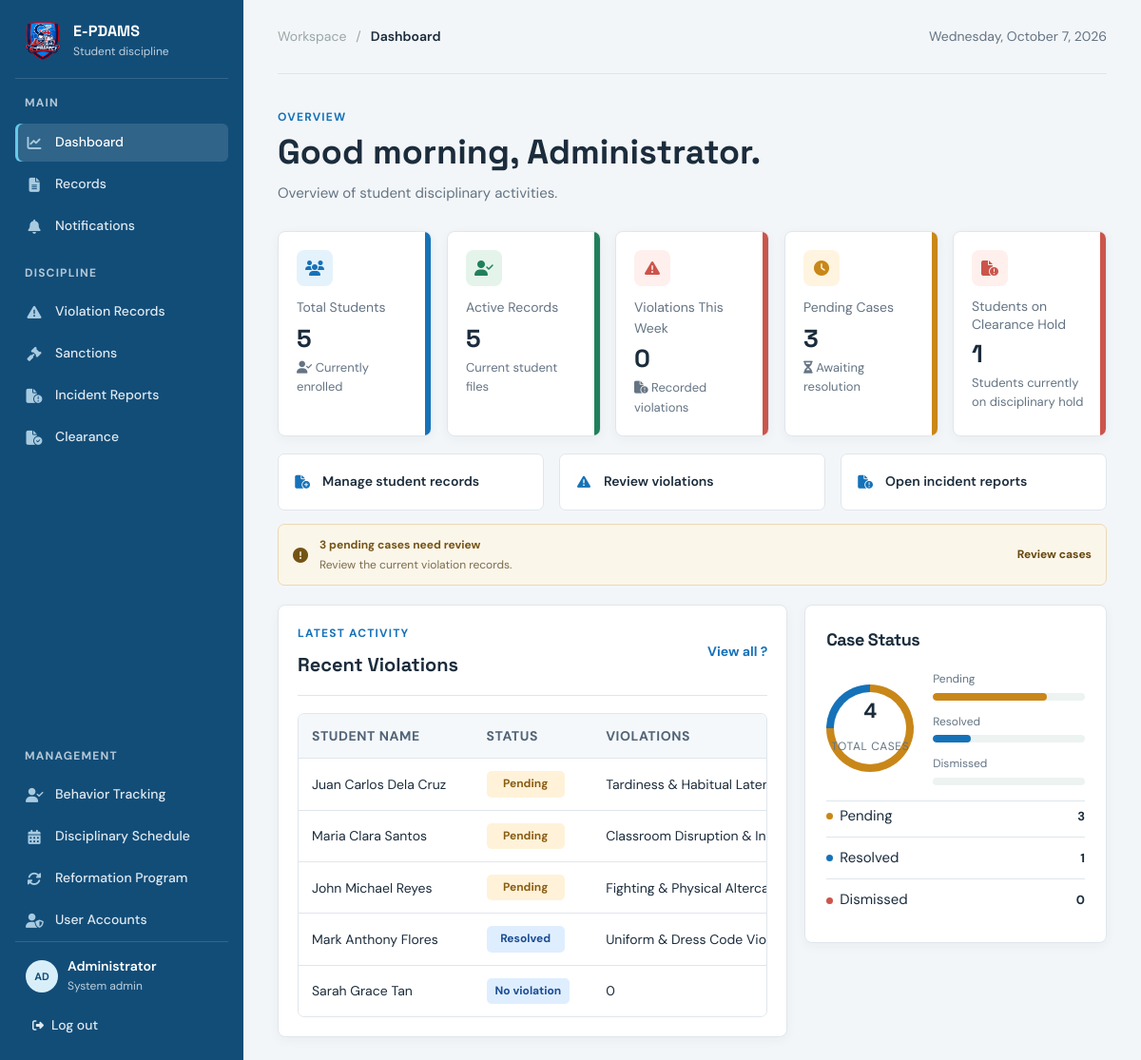
/pages/admin/dashboard.php, run on the app's committed database.
### tables this page shows
CREATE TABLE `students` (
  `student_id` int(11) NOT NULL,
  `student_number` varchar(50) NOT NULL,
  `first_name` varchar(50) NOT NULL,
  `middle_name` varchar(50) DEFAULT NULL,
  `last_name` varchar(50) NOT NULL,
  `gender` varchar(20) DEFAULT NULL,
  `grade_level` varchar(50) DEFAULT NULL,
  `section` varchar(50) DEFAULT NULL,
  `parent_name` varchar(100) DEFAULT NULL,
  `parent_contact` varchar(50) DEFAULT NULL,
  `parent_email` varchar(100) DEFAULT NULL,
  `address` text DEFAULT NULL,
  `status` varchar(20) NOT NULL DEFAULT 'Active',
  `created_at` timestamp NOT NULL DEFAULT current_timestamp()
);

### pages/admin/dashboard.php (the view, shortened to what the rows shown need)
<?php
$pendingCases = 0;
$resolvedCases = 0;
$dismissedCases = 0;
$recentRecords = [];
$dbError = null;
$conn = getDbConnection();
if ($conn) {
    $pendingQuery = "SELECT COUNT(*) AS pending_review FROM infraction_logging WHERE LOWER(status) = 'pending'";
    $pendingResult = mysqli_query($conn, $pendingQuery);
    if ($pendingResult && mysqli_num_rows($pendingResult) > 0) {
        $pendingRow = mysqli_fetch_assoc($pendingResult);
        $pendingCases = (int) ($pendingRow['pending_review'] ?? 0);
    }
    $resolvedQuery = "SELECT COUNT(*) AS resolved_cases FROM infraction_logging WHERE LOWER(status) = 'resolved'";
    $resolvedResult = mysqli_query($conn, $resolvedQuery);
    if ($resolvedResult && mysqli_num_rows($resolvedResult) > 0) {
        $resolvedRow = mysqli_fetch_assoc($resolvedResult);
        $resolvedCases = (int) ($resolvedRow['resolved_cases'] ?? 0);
    }
    $dismissedQuery = "SELECT COUNT(*) AS dismissed_cases FROM infraction_logging WHERE LOWER(status) = 'dismissed'";
    $dismissedResult = mysqli_query($conn, $dismissedQuery);
    if ($dismissedResult && mysqli_num_rows($dismissedResult) > 0) {
        $dismissedRow = mysqli_fetch_assoc($dismissedResult);
        $dismissedCases = (int) ($dismissedRow['dismissed_cases'] ?? 0);
    }
    $recentRecordsQuery = "
        SELECT
            s.student_id,
            s.student_number,
            CONCAT(s.first_name, ' ', COALESCE(s.middle_name, ''), ' ', s.last_name) AS full_name,
            s.grade_level,
            s.section,
            s.created_at,
            GROUP_CONCAT(DISTINCT vc.category_name ORDER BY vc.category_name SEPARATOR ', ') AS violations,
            GROUP_CONCAT(DISTINCT i.status ORDER BY i.status SEPARATOR ', ') AS violation_status
        FROM students s
        LEFT JOIN infraction_logging i ON i.student_id = s.student_id
        LEFT JOIN violation_category vc ON vc.category_id = i.category_id
        GROUP BY s.student_id, s.student_number, s.first_name, s.middle_name, s.last_name, s.grade_level, s.section, s.created_at
        ORDER BY COUNT(i.infraction_id) DESC, s.created_at DESC
        LIMIT 5
    ";
    $recentRecordsResult = mysqli_query($conn, $recentRecordsQuery);
    if ($recentRecordsResult) {
        while ($row = mysqli_fetch_assoc($recentRecordsResult)) {
            $recentRecords[] = $row;
        }
    }
} else {
    $dbError = 'Database connection failed. Start MySQL to load recent records.';
}
$caseStatusTotal = $pendingCases + $resolvedCases + $dismissedCases;
$caseStatusPercentages = [
    'pending' => $caseStatusTotal > 0 ? ($pendingCases / $caseStatusTotal) * 100 : 0,
    'resolved' => $caseStatusTotal > 0 ? ($resolvedCases / $caseStatusTotal) * 100 : 0,
    'dismissed' => $caseStatusTotal > 0 ? ($dismissedCases / $caseStatusTotal) * 100 : 0,
];
$caseStatusChart = [
    ['label' => 'Pending', 'count' => $pendingCases, 'class' => 'pending'],
    ['label' => 'Resolved', 'count' => $resolvedCases, 'class' => 'resolved'],
    ['label' => 'Dismissed', 'count' => $dismissedCases, 'class' => 'dismissed'],
];
?>
<!DOCTYPE html>
<html lang="en">
<head>
    <link rel="stylesheet" href="../css/style.css?v=animations-v1">
    <link rel="stylesheet" href="https://cdnjs.cloudflare.com/ajax/libs/font-awesome/6.5.2/css/all.min.css">
</head>
<body>
    <div class="dashboard-shell">
        <main class="main-content">
            <section class="page-heading">
                <div>
                    <h1>Good morning, Administrator.</h1>
                </div>
            </section>
            <div class="lower-dashboard-grid">
                <section class="activity-panel" id="records">
                    <div class="panel-heading">
                        <div>
                            <h2>Recent Violations</h2>
                        </div><a href="records.php">View all <span aria-hidden="true">?</span></a>
                    </div>
                    <?php if (!empty($dbError)): ?>
                        <div class="empty-state">
                            <div class="empty-icon" aria-hidden="true">!</div>
                            <strong>Unable to load records</strong>
                            <p><?= htmlspecialchars($dbError); ?></p>
                        </div>
                    <?php elseif (!empty($recentRecords)): ?>
                        <div class="records-table-wrap">
                            <table class="records-table">
                                <thead>
                                    <tr>
                                        <th>Student name</th>
                                        <th>Status</th>
                                        <th>Violations</th>
                                    </tr>
                                </thead>
                                <tbody>
                                    <?php foreach ($recentRecords as $record): ?>
                                        <?php
                                        $statusLabel = trim((string) ($record['violation_status'] ?? ''));
                                        $status = strtolower($statusLabel);
                                        $badgeClass = 'approved';
                                        if ($status === 'inactive') {
                                            $badgeClass = 'archived';
                                        } elseif ($status === 'pending') {
                                            $badgeClass = 'pending';
                                        } elseif ($status === 'active') {
                                            $badgeClass = 'approved';
                                        } else {
                                            $badgeClass = 'review';
                                        }
                                        ?>
                                        <tr>
                                            <td><?= htmlspecialchars((string) ($record['full_name'] ?? '')); ?></td>
                                            <td><span class="status-badge <?= $badgeClass; ?>"><?= htmlspecialchars($statusLabel !== '' ? $statusLabel : 'No violation'); ?></span></td>
                                            <td><?= htmlspecialchars((string) ($record['violations'] ?? '0')); ?></td>
                                        </tr>
                                    <?php endforeach; ?>
                                </tbody>
                            </table>
                        </div>
                    <?php endif; ?>
                </section>
                <section class="case-status-panel">
                    <div class="case-status-card">
                        <h2>Case Status</h2>
                        <div class="case-status-chart" aria-label="Case status chart">
                            <div class="case-status-bars" role="img" aria-label="Pending <?= number_format($pendingCases); ?>, Resolved <?= number_format($resolvedCases); ?>, Dismissed <?= number_format($dismissedCases); ?>">
                                <?php foreach ($caseStatusChart as $caseStatus): ?>
                                    <?php $percentage = $caseStatusPercentages[$caseStatus['class']]; ?>
                                    <div class="case-status-bar <?= $caseStatus['class']; ?>">
                                        <span><?= htmlspecialchars($caseStatus['label']); ?></span>
                                        <div class="case-status-track"><span style="width: <?= $percentage; ?>%"></span></div>
                                    </div>
                                <?php endforeach; ?>
                            </div>
                        </div>
                        <div class="case-status-legend">
                            <?php foreach ($caseStatusChart as $caseStatus): ?>
                                <div class="case-status-row">
                                    <span><i class="status-dot <?= $caseStatus['class']; ?>" aria-hidden="true"></i><?= htmlspecialchars($caseStatus['label']); ?></span>
                                    <strong><?= number_format($caseStatus['count']); ?></strong>
                                </div>
                            <?php endforeach; ?>
                        </div>
                    </div>
                </section>
            </div>
        </main>
    </div>
</body>
</html>

### data on the page
students: full_name "Juan Carlos Dela Cruz", statusLabel "Pending", violations "Tardiness & Habitual…"
students: full_name "Maria Clara Santos", statusLabel "Pending", violations "Classroom Disruption &…"
students: full_name "John Michael Reyes", statusLabel "Pending", violations "Fighting & Physical…", label "Pending", $percentage 75 (drawn), student_id "3"
students: full_name "Mark Anthony Flores", statusLabel "Resolved", violations "Uniform & Dress Code…"
students: full_name "Sarah Grace Tan", statusLabel "No violation", violations "0"

### other printed values
$totalStudents "5"
$activeRecords "5"
$weeklyViolations "0"
$pendingCases "3"
$studentsOnClearanceHold "1"
$caseStatusTotal "4"
$caseStatus['label'] "Resolved"
$caseStatus['label'] "Dismissed"
$caseStatus['count'] "1"
$caseStatus['count'] "0"
